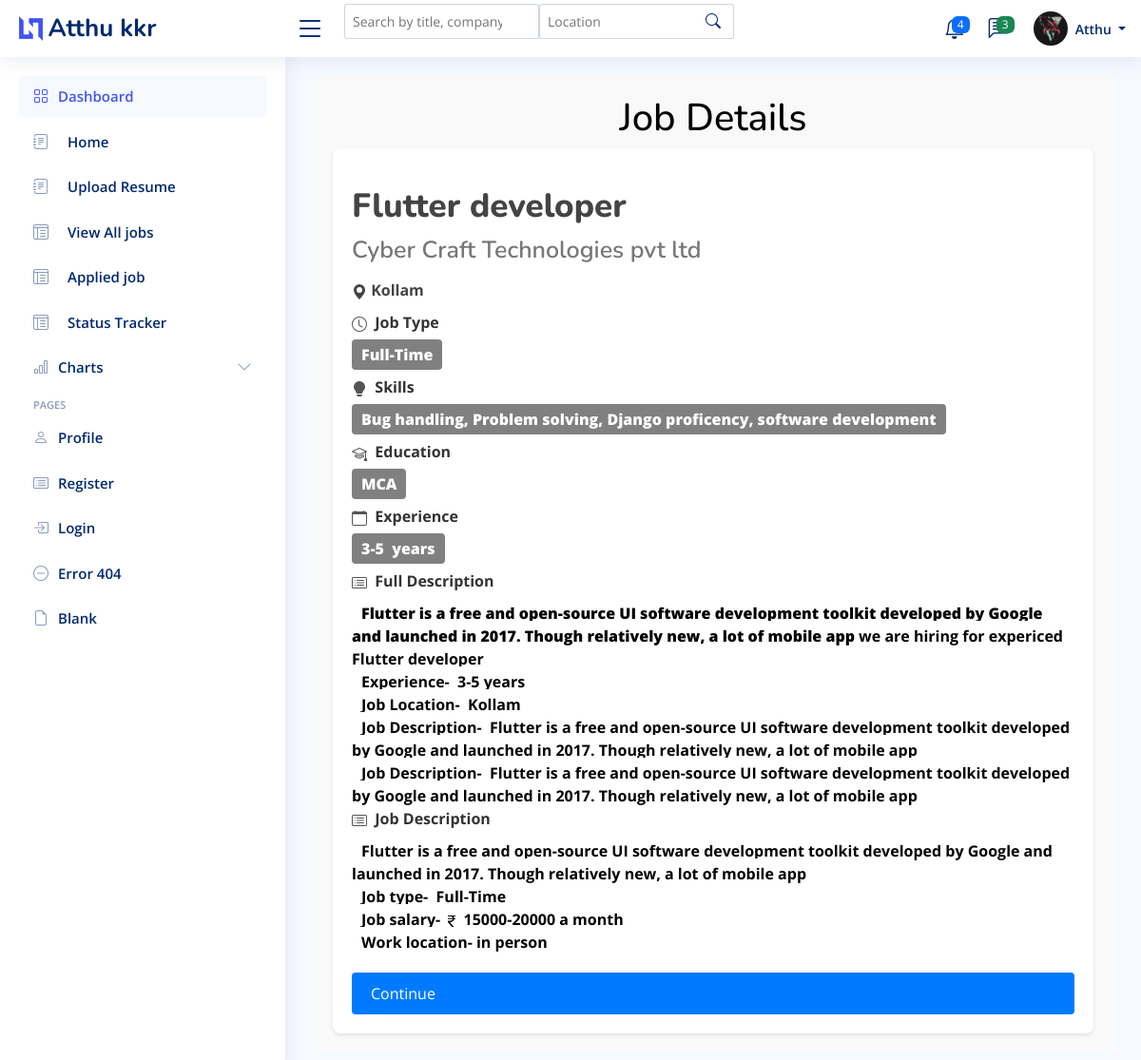
The app's page /job/seeker_viewmore/10/ (signed in) with its own data.
### UserApplicant/models.py (models this page shows, shortened)
class User(AbstractUser):
    email = models.EmailField(unique=True)
    is_employer=models.BooleanField(default=False)
    is_jobseeker=models.BooleanField(default=False)
    has_resume=models.BooleanField(default=False)
    has_company=models.BooleanField(default=False)
    is_verified =models.BooleanField(default=False)
    verification_token= models.CharField(max_length=64,unique=True,blank=True)
    is_blocked =models.BooleanField(default=False)

class jobseeker_Profile(models.Model):
    user =models.OneToOneField(User, on_delete=models.CASCADE)
    phone_number=models.CharField(max_length=15,blank=True,null=True)
    address=models.CharField(max_length=255,blank=True,null=True)
    profile_picture=models.ImageField(upload_to='profile_pictures/',blank=True,null=True)
    first_name=models.CharField(max_length=30,blank=True,null=True)
    last_name=models.CharField(max_length=30,blank=True,null=True)
    date_of_birth=models.DateField(blank=True,null=True)
    about=models.TextField()
    gender=models.CharField(max_length=15,blank=True,null=True)
    education = models.CharField(max_length=100, blank=True, null=True)
    job=models.CharField(max_length=50,blank=True,null=True)
    country=models.CharField(max_length=50,blank=True,null=True)
    skills = models.ManyToManyField(Skill)
    x =models.URLField(max_length=255,blank=True,null=True)
    insta =models.URLField(max_length=255,blank=True,null=True)
    facebook=models.URLField(max_length=255,blank=True,null=True)
    linkedin=models.URLField(max_length=255,blank=True,null=True)

### Job/models.py (models this page shows, shortened)
class JobPost(models.Model):
    EXPERIENCE_CHOICES = [
        ('0-1', '0-1 years'),
        ('1-3', '1-3 years'),
        ('3-5', '3-5 years'),
        ('5-10', '5-10 years'),
        ('10+', '10+ years'),
    ]
    JOB_TYPE_CHOICES = [
        ('Full-Time', 'Full-Time'),
        ('Part-Time', 'Part-Time'),
        ('Internship', 'Internship'),
    ]
    user=models.ForeignKey(User, on_delete=models.CASCADE)
    company=models.ForeignKey(Company,on_delete=models.CASCADE,default='Select Your Company')
    skills = models.ManyToManyField(Skills_job, blank=True)
    title=models.CharField(max_length=255,blank=True, null=True)
    education=models.ForeignKey(Education,on_delete=models.CASCADE, default='Highest Qualification')
    salary=models.ForeignKey(SalaryRange,on_delete=models.CASCADE, default='10000-20000')
    overview =models.TextField(max_length=255,blank=True,null=True)
    location=models.CharField(max_length=255,blank=True,null=True)
    job_type =models.CharField(max_length=10,choices=JOB_TYPE_CHOICES,null=True, default='Full-Time')
    experience= models.CharField(max_length=5,choices=EXPERIENCE_CHOICES,null=True)
    is_active= models.BooleanField(default=False)
    timestamp=models.DateTimeField(auto_now_add=True)

class Skills_job(models.Model):
    name = models.CharField(max_length=255, blank=True,null=True)

class Education(models.Model):
    name = models.CharField(max_length=255,blank=True,null=True)
    def __str__(self):
        return self.name

class SalaryRange(models.Model):
    salary_range = models.CharField(max_length=100)
    def __str__(self):
        return self.salary_range

### Company/models.py (models this page shows, shortened)
class Company(models.Model):
    user=models.OneToOneField(User, on_delete=models.CASCADE)
    name=models.CharField(max_length=100,blank=True,null=True)
    start_date=models.DateField(blank=True, null=True)
    country=models.CharField(max_length=255,blank=True,null=True)
    state=models.CharField(max_length=100,blank=True,null=True)
    city=models.CharField(max_length=100,blank=True,null=True)

### Job/views.py (the view)
# urls.py: path('seeker_viewmore/<int:id>/',views.SeekViewMoreView.as_view(),name="seeker_viewmore"),
class SeekViewMoreView(DetailView):
    model = JobPost
    template_name = 'Job/seeker_more_jobdetails.html'
    context_object_name = 'jobs'
    pk_url_kwarg = 'id'

### templates/Job/seeker_more_jobdetails.html (shortened to what this page needs)
{% extends 'Dashboard/Dashboard.html' %}
{% load humanize %}
{% load widget_tweaks %}
{% load static %}
{% block header %}
{% if request.user.is_jobseeker%}
  <header id="header" class="header fixed-top d-flex align-items-center">
    <div class="d-flex align-items-center justify-content-between">
      <a href="index.html" class="logo d-flex align-items-center">
        <img src="{% static 'img/img/logo.png' %}" alt="">
        <span class="d-none d-lg-block">{{ request.user.jobseeker_profile.first_name }} {{ request.user.jobseeker_profile.last_name }}</span>
      </a>
      <i class="bi bi-list toggle-sidebar-btn"></i>
    </div>
    {% block search1 %}
    <div class="search-bar" >
        <form class="search-form d-flex align-items-center" method="GET" action="#">
          <input type="text" id="search-input" name="search" placeholder="Search by title, company, or skills" ">
          <input type="text" id="location-input" name="location" placeholder="Location" >
          <button type="submit" title="Search"><i class="bi bi-search"></i></button>
        </form>
      </div>
    {% endblock search1 %}
    <nav class="header-nav ms-auto">
      <ul class="d-flex align-items-center">
        <li class="nav-item dropdown">
          <a class="nav-link nav-icon" href="#" data-bs-toggle="dropdown">
            <span class="badge bg-primary badge-number">4</span>
          </a>
        </li>
        <li class="nav-item dropdown">
          <a class="nav-link nav-icon" href="#" data-bs-toggle="dropdown">
            <span class="badge bg-success badge-number">3</span>
          </a>
        </li>
        <li class="nav-item dropdown pe-3">
          <a class="nav-link nav-profile d-flex align-items-center pe-0" href="#" data-bs-toggle="dropdown">
            {% if request.user.jobseeker_profile.profile_picture %}
                   <img src="{{ request.user.jobseeker_profile.profile_picture.url }}" alt="Profile" class="rounded-circle">
            {% else %}
                   <img src="{% static 'images/faces/face28.png' %}" alt="Default Profile Picture">
            {% endif %}
            <span class="d-none d-md-block dropdown-toggle ps-2">{{ request.user.jobseeker_profile.first_name }}
            </span>
          </a>
        </li>
      </ul>
    </nav>
  </header>
  {% endif %}
  {% endblock header %}
{% block sidebar %}
{% if request.user.is_jobseeker %}
<aside id="sidebar" class="sidebar">
  <ul class="sidebar-nav" id="sidebar-nav">
    <li class="nav-item">
      <a class="nav-link " href="index.html">
        <i class="bi bi-grid"></i>
        <span>Dashboard</span>
      </a>
    </li>
    <li class="nav-item">
      <a class="nav-link collapsed"  href="{% url "jobseeker_dash" %}">
        <i class="bi bi-journal-text"></i> <span>Home</span>
      </a>
    </li>
    <li class="nav-item">
      <a class="nav-link collapsed"  href="{% url "update_resume" %}">
        <i class="bi bi-journal-text"></i> <span>Upload Resume</span>
      </a>
    </li>
      <li class="nav-item">
        <a class="nav-link collapsed"  href="{% url "seeker_view_all_jobs" %}">
          <i class="bi bi-layout-text-window-reverse"></i><span>View All jobs</span>
        </a>
      </li>
      <li class="nav-item">
        <a class="nav-link collapsed"  href="{% url "applied_job" %}">
          <i class="bi bi-layout-text-window-reverse"></i><span>Applied job</span>
        </a>
      </li>
      <li class="nav-item">
        <a class="nav-link collapsed"  href="{% url "status_track_seeker" %}">
          <i class="bi bi-layout-text-window-reverse"></i><span>Status Tracker</span>
        </a>
      </li>
    <li class="nav-item">
      <a class="nav-link collapsed" data-bs-target="#charts-nav" data-bs-toggle="collapse" href="{% url "jobseeker_dash" %}">
        <i class="bi bi-bar-chart"></i><span>Charts</span><i class="bi bi-chevron-down ms-auto"></i>
      </a>
    </li>
    <li class="nav-heading">Pages</li>
    <li class="nav-item">
      <a class="nav-link collapsed" href="{% url "update_profile_job" %}">
        <i class="bi bi-person"></i>
        <span>Profile</span>
      </a>
    </li>
    <li class="nav-item">
      <a class="nav-link collapsed" href="{% url "register_seeker" %}">
        <i class="bi bi-card-list"></i>
        <span>Register</span>
      </a>
    </li>
    <li class="nav-item">
      <a class="nav-link collapsed" href="{% url "login_user" %}">
        <i class="bi bi-box-arrow-in-right"></i>
        <span>Login</span>
      </a>
    </li>
    <li class="nav-item">
      <a class="nav-link collapsed" href="#">
        <i class="bi bi-dash-circle"></i>
        <span>Error 404</span>
      </a>
    </li>
    <li class="nav-item">
      <a class="nav-link collapsed" href="#">
        <i class="bi bi-file-earmark"></i>
        <span>Blank</span>
      </a>
    </li>
  </ul>
</aside>
{% endif %}
{% endblock sidebar %}
{% block main %}
<main id="main" class="main">
    <section class="section profile">
        <h2 style="text-align: center; color: black ; font-size: 40px;">Job Details  </h2>
            <div class="ever">
                {% if jobs %}
            <div class="job-details">
                <p><h4 style="font-weight:800; font-size:35px;"> {{jobs.title}}</h4> </p>
                <p><h5 style="font-weight:600; font-size:25;">{{jobs.company.name}}</h5></p>
                <p>
                    <div class="button-field2">
                        <svg xmlns="http://www.w3.org/2000/svg" width="16" height="16" fill="currentColor" class="bi bi-geo-alt-fill" viewBox="0 0 16 16">
                            <path d="M8 16s6-5.686 6-10A6 6 0 0 0 2 6c0 4.314 6 10 6 10m0-7a3 3 0 1 1 0-6 3 3 0 0 1 0 6"/>
                          </svg>
                          <strong>{{jobs.location}}</strong>
                    </div>
                </p>
                <p><svg xmlns="http://www.w3.org/2000/svg" width="16" height="16" fill="currentColor" class="bi bi-clock" viewBox="0 0 16 16">
                    <path d="M8 3.5a.5.5 0 0 0-1 0V9a.5.5 0 0 0 .252.434l3.5 2a.5.5 0 0 0 .496-.868L8 8.71z"/>
                    <path d="M8 16A8 8 0 1 0 8 0a8 8 0 0 0 0 16m7-8A7 7 0 1 1 1 8a7 7 0 0 1 14 0"/>
                  </svg>&nbsp;&nbsp;<strong>Job Type </strong></p>
                <p><div class="button-field">
                          <strong>{{jobs.job_type}}</strong></div></p>
                <p>&nbsp;&nbsp;<strong>Skills </strong></p>
                  <p><div class="button-field">
                    <strong>{% for skill in jobs.skills.all %}
                        {{ skill.name }}{% if not forloop.last %}, {% endif %}
                    {% endfor %}</strong></div>
                </p>
                <p>&nbsp;&nbsp;<strong>Education </strong></p>
                  <p><div class="button-field">
                    <strong>{{jobs.education}}</strong></div>
                </p>
                <p><svg xmlns="http://www.w3.org/2000/svg" width="16" height="16" fill="currentColor" class="bi bi-calendar" viewBox="0 0 16 16">
                    <path d="M3.5 0a.5.5 0 0 1 .5.5V1h8V.5a.5.5 0 0 1 1 0V1h1a2 2 0 0 1 2 2v11a2 2 0 0 1-2 2H2a2 2 0 0 1-2-2V3a2 2 0 0 1 2-2h1V.5a.5.5 0 0 1 .5-.5M1 4v10a1 1 0 0 0 1 1h12a1 1 0 0 0 1-1V4z"/>
                  </svg>&nbsp;&nbsp;<strong>Experience </strong></p>
                  <p><div class="button-field">
                    <strong>{{jobs.experience}}&nbsp;  years</strong></div>
                </p>
                <p>&nbsp;&nbsp;<strong>Full Description </strong></p>
                  <p><div class="button-field11">
                    <strong>{{jobs.overview}}</strong>
                we are hiring for expericed {{jobs.title}}
                </div> <br>
                <div class="button-field11">
                Experience- &nbsp;{{ jobs.experience}}&nbsp;years
                </div><br>
                <div class="button-field11">
                   Job Location- &nbsp;{{ jobs.location}}&nbsp;
                </div><br>
                <div class="button-field11">
                  Job Description- &nbsp;{{ jobs.overview}}&nbsp;
                </div><br>
                <div class="button-field11">
                  Job Description- &nbsp;{{ jobs.overview}}&nbsp;
                </div><br>
                <p>&nbsp;&nbsp;<strong>Job Description </strong></p>
                <p>
                <div class="button-field11">
                  {{ jobs.overview}}
                </div><br>
                <div class="button-field11">
                  Job type- &nbsp;{{ jobs.job_type}}
                </div><br>
                <div class="button-field11">
                  Job salary-
                    {{ jobs.salary}}&nbsp;a month
                </div><br>
                <div class="button-field11">
                  Work location- in person
                </div><br>
                </p>
                {% if not has_apply %}
                <a href="{% url 'job_apply_seeker' id=jobs.id %}" class="apply-now">Continue</a>
                {% else %}
                <p>You have already applied for this job.</p>
                {% endif %}
            </div>
            {% endif %}
            </div>
    </section>
  </main>
{% endblock main %}
{% block script %}
<link rel="stylesheet" href="https://ajax.googleapis.com/ajax/libs/jqueryui/1.12.1/themes/smoothness/jquery-ui.css">
{% endblock script %}

### records on screen
User: user.jobseeker_profile.first_name "Atthu", user.jobseeker_profile.last_name "kkr", user.jobseeker_profile.profile_picture (picture)
JobPost: title "Flutter developer", company.name "Cyber Craft Technologies pvt ltd", location "Kollam", job_type "Full-Time", education "MCA", experience "3-5", overview "Flutter is a free and open-source UI software development toolkit developed by Google and launched in 2017. Though relatively new, a lot of mobile app", salary "15000-20000"
Skills_job: name "Bug handling"
Skills_job: name "Problem solving"
Skills_job: name "Django proficency"
Skills_job: name "software development"
